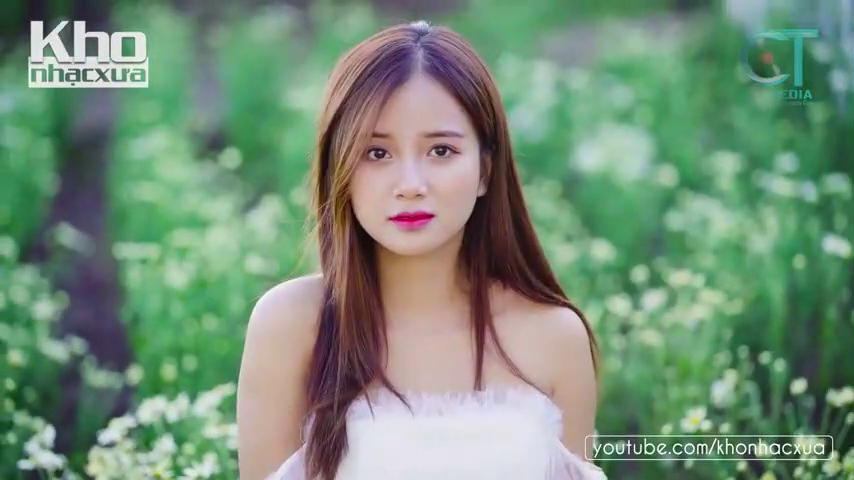
#> input picture frame 60 of input/1.mp4, 854 x 480 px, given in place of 01.mp4, which was not available
$ python video_color_picker.py
#> lines starting #> are read from the running program, lines starting #| are printed output that depends on the picture; after the words box and inside, x2 and y2 are one past the last pixel; in counts of white or black regions, pixels touching at a corner belong together; pictures that were not available may be replaced by others from this repository, and a replacement may not be noted
import cv2
import numpy as np


# Create a function to get the HSV values from the trackbar
def get_hsv_values(val):
    pass


# Create a window to display the frame
cv2.namedWindow('frame')

# Create a trackbar for Hue
cv2.createTrackbar('H min', 'frame', 0, 179, get_hsv_values)
#> slider 'H min' is set to 35
cv2.createTrackbar('H max', 'frame', 179, 179, get_hsv_values)

# Create a trackbar for Saturation
cv2.createTrackbar('S min', 'frame', 0, 255, get_hsv_values)
#> slider 'S min' is set to 51
cv2.createTrackbar('S max', 'frame', 255, 255, get_hsv_values)

# Create a trackbar for Value
cv2.createTrackbar('V min', 'frame', 0, 255, get_hsv_values)
#> slider 'V min' is set to 51
cv2.createTrackbar('V max', 'frame', 255, 255, get_hsv_values)


cap = cv2.VideoCapture('01.mp4')

while True:
    ret, frame = cap.read()
#> frame is the input picture: shape (480, 854, 3); mean B, G, R 119.6, 142.2, 116.4

    # Convert the frame to HSV
    hsv_frame = cv2.cvtColor(frame, cv2.COLOR_BGR2HSV)
#> hsv_frame: shape (480, 854, 3); mean H, S, V 73.3, 81.1, 150.8

    # Get the current HSV values from the trackbars
    h_min = cv2.getTrackbarPos('H min', 'frame')
    h_max = cv2.getTrackbarPos('H max', 'frame')
    s_min = cv2.getTrackbarPos('S min', 'frame')
    s_max = cv2.getTrackbarPos('S max', 'frame')
    v_min = cv2.getTrackbarPos('V min', 'frame')
    v_max = cv2.getTrackbarPos('V max', 'frame')

    # Set the lower and upper HSV limits
    lower_limit = np.array([h_min, s_min, v_min])
    upper_limit = np.array([h_max, s_max, v_max])

    # Create a mask for the specified color range
    mask = cv2.inRange(hsv_frame, lower_limit, upper_limit)
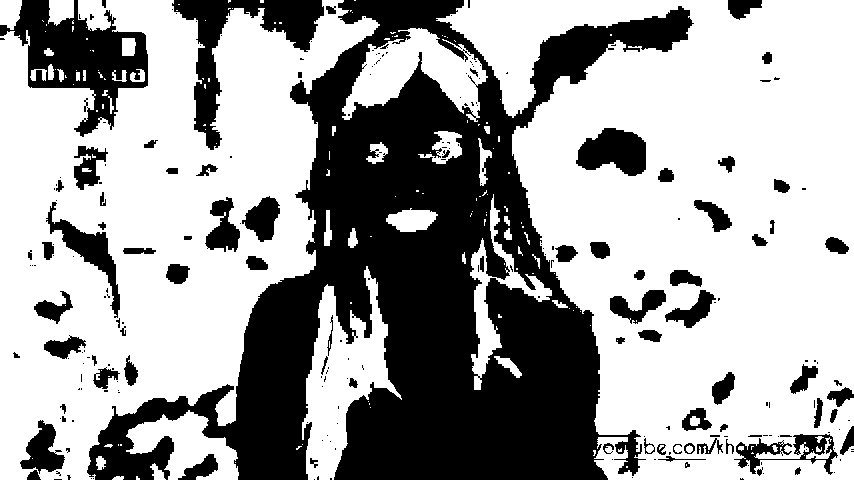
#> mask: shape (480, 854); 63.5% white; 239 black regions (154 under 20 px), largest, box (x1, y1, x2, y2) and area: (87, 0, 694, 480) 112653, (0, 0, 148, 137) 8592, (172, 0, 324, 150) 6047

    # Apply the mask to the original frame
    result = cv2.bitwise_and(frame, frame, mask=mask)
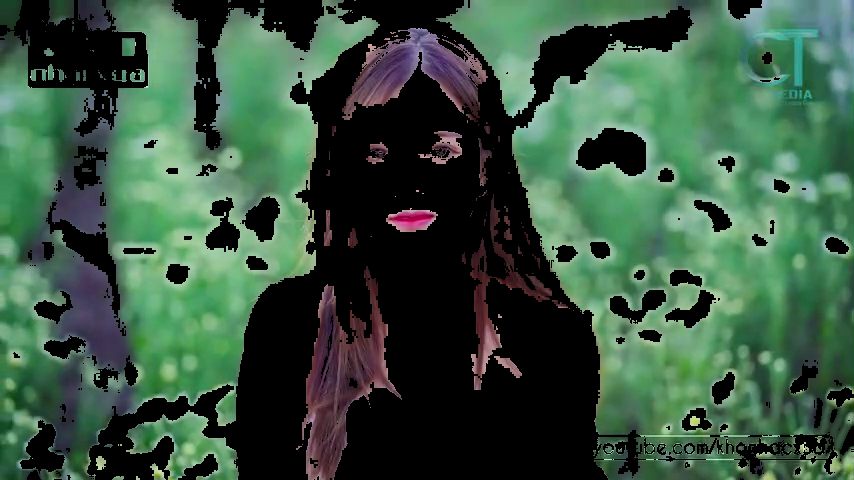
#> result: shape (480, 854, 3); mean B, G, R 65, 85.2, 56.7

    # Show the frame, the mask, and the result
    cv2.imshow("orginal", frame)
    cv2.imshow("mask", mask)
    cv2.imshow('result', result)

    # Exit if 'q' is pressed
    if cv2.waitKey(1) & 0xFF == ord('q'):
#> (key q is pressed here)
        break

    # Print the current HSV values
    print('H min: {}, H max: {}, S min: {}, S max: {}, V min: {}, V max: {}'.format(
        h_min, h_max, s_min, s_max, v_min, v_max))
# Release the resources and close the window
cap.release()
cv2.destroyAllWindows()

$ run again, starting later in the video
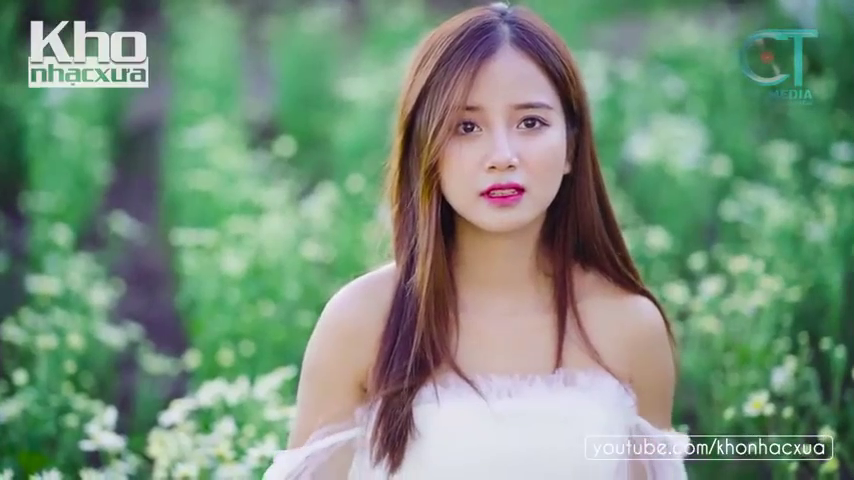
#> input picture frame 270 of input/1.mp4, 854 x 480 px, given in place of 01.mp4, which was not available
#> frame is the input picture: shape (480, 854, 3); mean B, G, R 122.8, 144.5, 119.9
#> hsv_frame: shape (480, 854, 3); mean H, S, V 75.2, 79.8, 153.6
#> `mask = cv2.inRange(hsv_frame, lower_limit, upper_limit)`:
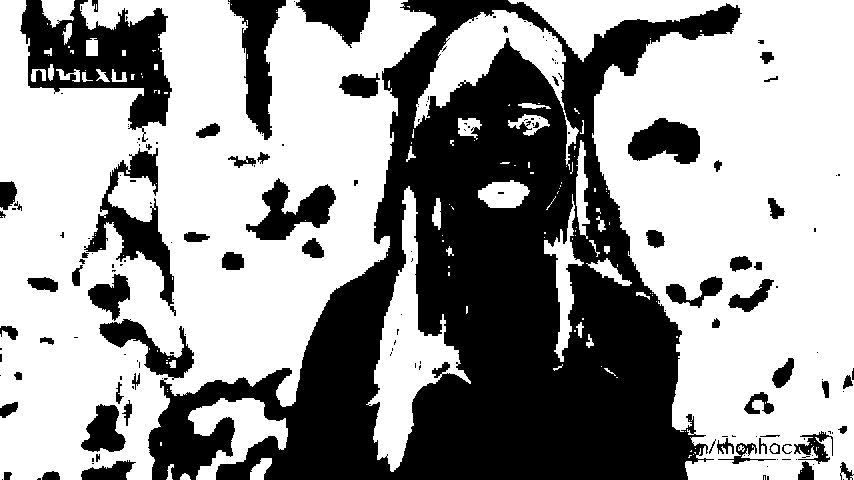
#> mask: shape (480, 854); 60.6% white; 181 black regions (114 under 20 px), largest, box (x1, y1, x2, y2) and area: (148, 0, 742, 480) 122529, (20, 0, 172, 142) 10034, (84, 148, 176, 316) 4144
#> `result = cv2.bitwise_and(frame, frame, mask=mask)`:
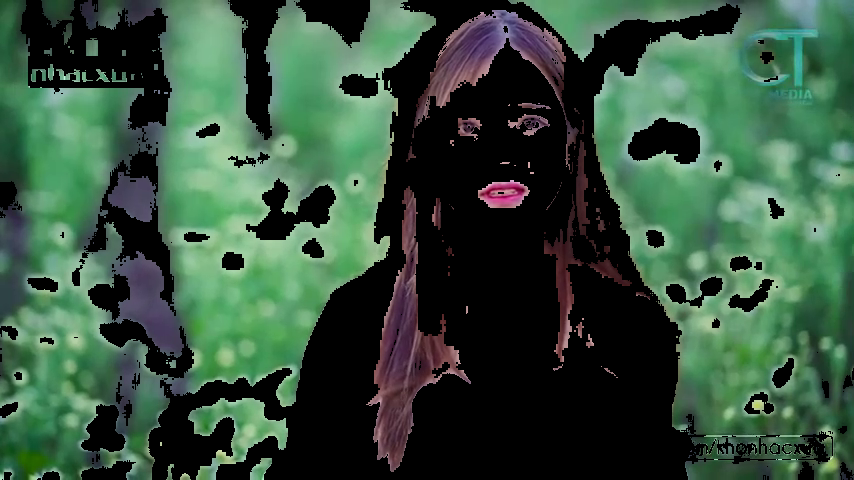
#> result: shape (480, 854, 3); mean B, G, R 61.8, 81.5, 54

$ run again, starting later in the video
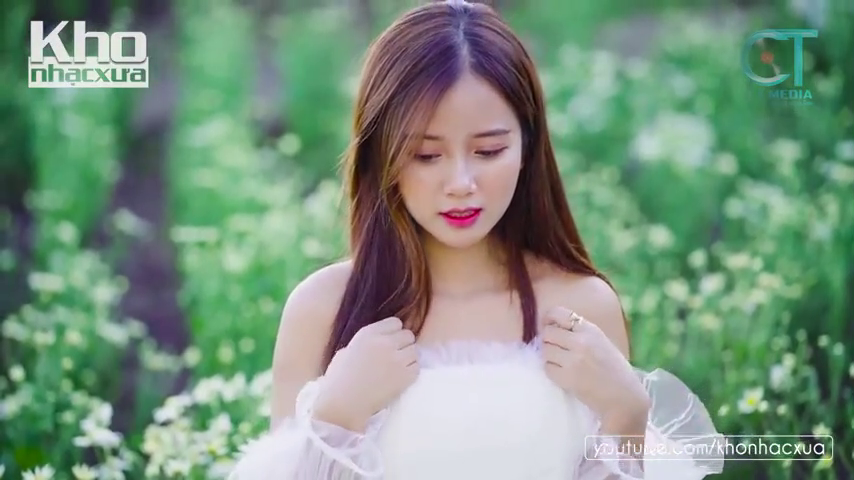
#> input picture frame 480 of input/1.mp4, 854 x 480 px, given in place of 01.mp4, which was not available
#> frame is the input picture: shape (480, 854, 3); mean B, G, R 126.7, 146.3, 121.7
#> hsv_frame: shape (480, 854, 3); mean H, S, V 79.4, 77.1, 154.9
#> `mask = cv2.inRange(hsv_frame, lower_limit, upper_limit)`:
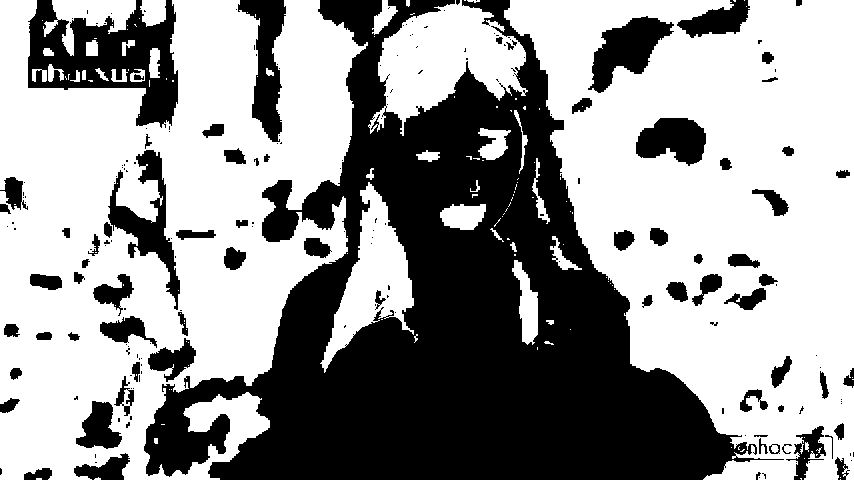
#> mask: shape (480, 854); 59.5% white; 205 black regions (132 under 20 px), largest, box (x1, y1, x2, y2) and area: (144, 0, 784, 480) 127258, (28, 0, 178, 128) 9731, (108, 150, 180, 310) 3377
#> `result = cv2.bitwise_and(frame, frame, mask=mask)`:
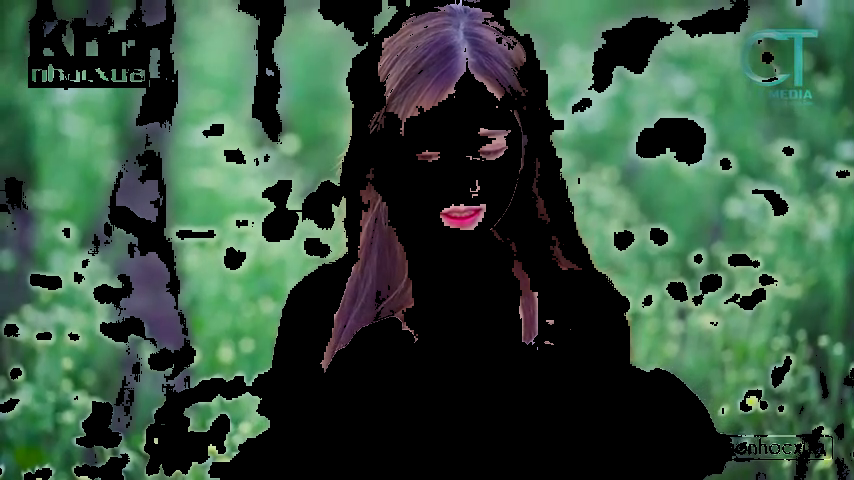
#> result: shape (480, 854, 3); mean B, G, R 60.9, 79.5, 52.7
